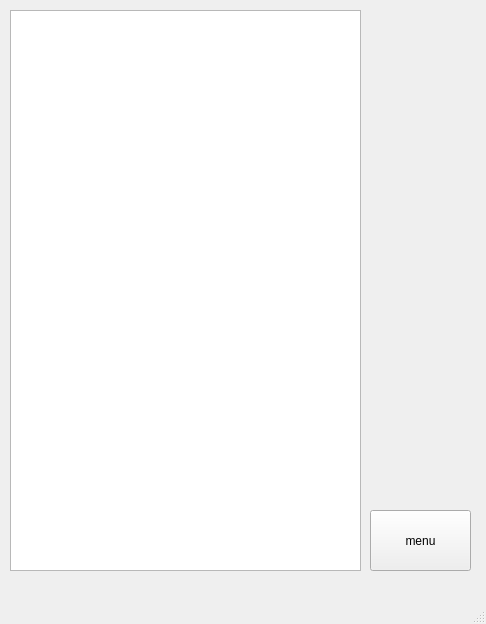
<?xml version="1.0" encoding="UTF-8"?>
<ui version="4.0">
 <class>Archive</class>
 <widget class="QMainWindow" name="Archive">
  <property name="geometry">
   <rect>
    <x>0</x>
    <y>0</y>
    <width>486</width>
    <height>624</height>
   </rect>
  </property>
  <property name="windowTitle">
   <string>MainWindow</string>
  </property>
  <widget class="QWidget" name="centralwidget">
   <widget class="QListWidget" name="listWidget">
    <property name="geometry">
     <rect>
      <x>10</x>
      <y>10</y>
      <width>351</width>
      <height>561</height>
     </rect>
    </property>
   </widget>
   <widget class="QPushButton" name="pushButton">
    <property name="geometry">
     <rect>
      <x>370</x>
      <y>510</y>
      <width>101</width>
      <height>61</height>
     </rect>
    </property>
    <property name="text">
     <string>menu</string>
    </property>
   </widget>
  </widget>
  <widget class="QMenuBar" name="menubar">
   <property name="geometry">
    <rect>
     <x>0</x>
     <y>0</y>
     <width>486</width>
     <height>21</height>
    </rect>
   </property>
  </widget>
  <widget class="QStatusBar" name="statusbar"/>
 </widget>
 <resources/>
 <connections/>
</ui>
